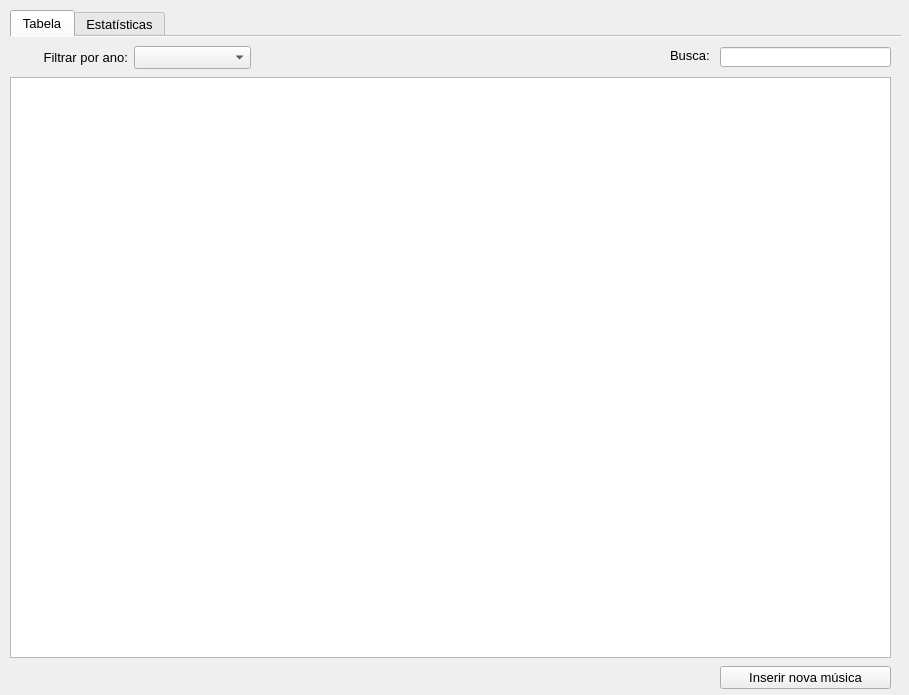
<?xml version="1.0" encoding="UTF-8"?>
<ui version="4.0">
 <class>MainWindow</class>
 <widget class="QMainWindow" name="MainWindow">
  <property name="geometry">
   <rect>
    <x>0</x>
    <y>0</y>
    <width>909</width>
    <height>695</height>
   </rect>
  </property>
  <property name="windowTitle">
   <string>MainWindow</string>
  </property>
  <property name="autoFillBackground">
   <bool>false</bool>
  </property>
  <property name="styleSheet">
   <string notr="true">backgruond-color: #fff;</string>
  </property>
  <property name="documentMode">
   <bool>false</bool>
  </property>
  <widget class="QWidget" name="centralwidget">
   <widget class="QTabWidget" name="tabWidget">
    <property name="geometry">
     <rect>
      <x>10</x>
      <y>10</y>
      <width>891</width>
      <height>681</height>
     </rect>
    </property>
    <property name="font">
     <font>
      <pointsize>10</pointsize>
     </font>
    </property>
    <property name="acceptDrops">
     <bool>false</bool>
    </property>
    <property name="autoFillBackground">
     <bool>false</bool>
    </property>
    <property name="currentIndex">
     <number>0</number>
    </property>
    <property name="documentMode">
     <bool>true</bool>
    </property>
    <widget class="QWidget" name="tab">
     <attribute name="title">
      <string>Tabela</string>
     </attribute>
     <widget class="QLineEdit" name="lineEdit">
      <property name="geometry">
       <rect>
        <x>710</x>
        <y>10</y>
        <width>171</width>
        <height>20</height>
       </rect>
      </property>
      <property name="font">
       <font>
        <pointsize>10</pointsize>
       </font>
      </property>
     </widget>
     <widget class="QLabel" name="label_4">
      <property name="geometry">
       <rect>
        <x>660</x>
        <y>10</y>
        <width>51</width>
        <height>16</height>
       </rect>
      </property>
      <property name="font">
       <font>
        <pointsize>10</pointsize>
       </font>
      </property>
      <property name="text">
       <string>Busca:</string>
      </property>
     </widget>
     <widget class="QTableWidget" name="tableWidget">
      <property name="geometry">
       <rect>
        <x>0</x>
        <y>40</y>
        <width>881</width>
        <height>581</height>
       </rect>
      </property>
      <property name="sizePolicy">
       <sizepolicy hsizetype="Expanding" vsizetype="Expanding">
        <horstretch>0</horstretch>
        <verstretch>0</verstretch>
       </sizepolicy>
      </property>
      <attribute name="verticalHeaderVisible">
       <bool>false</bool>
      </attribute>
     </widget>
     <widget class="QWidget" name="horizontalLayoutWidget">
      <property name="geometry">
       <rect>
        <x>0</x>
        <y>620</y>
        <width>301</width>
        <height>41</height>
       </rect>
      </property>
      <layout class="QHBoxLayout" name="horizontalLayout"/>
     </widget>
     <widget class="QWidget" name="verticalLayoutWidget">
      <property name="geometry">
       <rect>
        <x>710</x>
        <y>620</y>
        <width>171</width>
        <height>41</height>
       </rect>
      </property>
      <layout class="QVBoxLayout" name="verticalLayout">
       <item>
        <widget class="QPushButton" name="pushButton_3">
         <property name="text">
          <string>Inserir nova música</string>
         </property>
        </widget>
       </item>
      </layout>
     </widget>
     <widget class="QWidget" name="horizontalLayoutWidget_2">
      <property name="geometry">
       <rect>
        <x>0</x>
        <y>0</y>
        <width>241</width>
        <height>41</height>
       </rect>
      </property>
      <layout class="QHBoxLayout" name="horizontalLayout_3">
       <item>
        <widget class="QLabel" name="label_3">
         <property name="font">
          <font>
           <pointsize>10</pointsize>
          </font>
         </property>
         <property name="lineWidth">
          <number>0</number>
         </property>
         <property name="text">
          <string>Filtrar por ano:</string>
         </property>
         <property name="scaledContents">
          <bool>false</bool>
         </property>
         <property name="alignment">
          <set>Qt::AlignRight|Qt::AlignTrailing|Qt::AlignVCenter</set>
         </property>
        </widget>
       </item>
       <item>
        <widget class="QComboBox" name="comboBox">
         <property name="font">
          <font>
           <pointsize>10</pointsize>
          </font>
         </property>
         <property name="layoutDirection">
          <enum>Qt::LeftToRight</enum>
         </property>
        </widget>
       </item>
      </layout>
     </widget>
    </widget>
    <widget class="QWidget" name="tab_2">
     <attribute name="title">
      <string>Estatísticas</string>
     </attribute>
     <widget class="QLabel" name="label">
      <property name="geometry">
       <rect>
        <x>240</x>
        <y>190</y>
        <width>221</width>
        <height>91</height>
       </rect>
      </property>
      <property name="text">
       <string>Colocar gráficos aqui</string>
      </property>
     </widget>
    </widget>
   </widget>
  </widget>
 </widget>
 <resources/>
 <connections/>
</ui>
